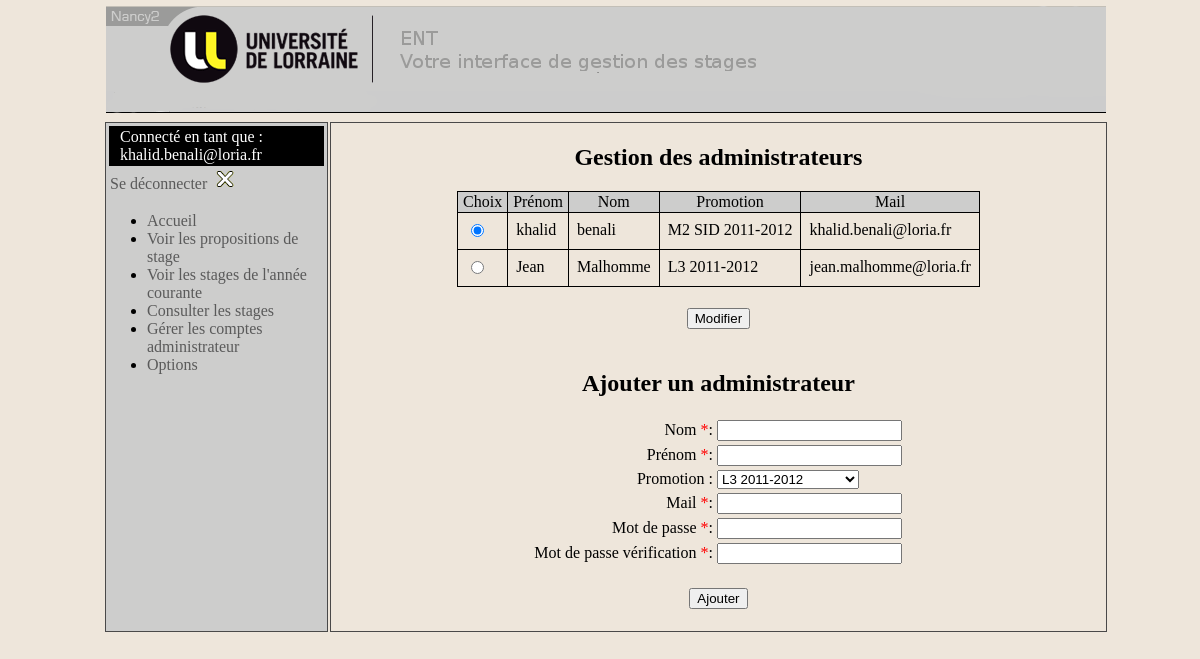
The app's page /?action=gererCompteAdmin (signed in) with its own data.
### tables this page shows
CREATE TABLE IF NOT EXISTS `utilisateur` (
  `idutilisateur` int(11) NOT NULL AUTO_INCREMENT,
  `idpromotion` int(11) NOT NULL,
  `mailutilisateur` varchar(50) DEFAULT NULL,
  `passwordutilisateur` varchar(50) DEFAULT NULL,
  `passwordutilisateurtmp` varchar(50) NOT NULL,
  `nomutilisateur` varchar(50) DEFAULT NULL,
  `prenomutilisateur` varchar(50) DEFAULT NULL,
  `numetudiant` varchar(50) DEFAULT NULL,
  `idConfirmationMail` varchar(100) NOT NULL,
  `admin` tinyint(1) DEFAULT NULL,
  PRIMARY KEY (`idutilisateur`),
  KEY `fk_utilisateurpromotion` (`idpromotion`)
);

### Pages/Controleur/ControleurResponsable.php (called while the page is built, shortened)
<?php
require_once RACINE_VUE . 'Afficheur.php';
require_once RACINE_VUE . 'VueMenuGauche.php';
require_once RACINE_VUE . 'VueCorps.php';
require_once 'BD.php';
    function afficherGererCompteAdmin(){
        $tabAdmin = BD::rechercheListeAdmin();
        $tabPromotion = BD::recherchePromotion();
        $corps = genererGererCompteAdmin($tabAdmin, $tabPromotion);
    }
?>

### Pages/Controleur/ControleurPrincipal.php (called while the page is built, shortened)
<?php
require_once RACINE_CONTROLEUR . 'ControleurResponsable.php';
call_action();
function verifierAutorisationAction($action) {
    if (isset($_SESSION['connecte'])) {
        if ($_SESSION['connecte'] == 1) {
            $utilisateur = $_SESSION['modeleUtilisateur'];
            if ($utilisateur->getAdmin()) {
                if ($action == "listePropositionStageResponsable") {
                    return $action;
                } else if ($action == "detailProp") {
                    return $action;
                }else if ($action == "validerProp") {
                    return $action;
                } else if($action == 'detailStage'){
                    return $action;
                }else if ($action == "editerStage") {
                    return $action;
                }else if ($action == "listeStageAnneeCourante") {
                    return $action;
                } else if ($action == "listeStages") {
                    return $action;
                } else if ($action == "gererCompteAdmin") {
                    return $action;
                } else if ($action == "accesDonneesEtudiants") {
                    return $action;
                } else if ($action == "pagePrincipale") {
                    return $action;
                } else if ($action == "connexion") {
                    return $action;
                } else if ($action == "deconnexion") {
                   return $action;
                } else if ($action == "ajouterAdmin") {
                   return $action;
                }else if ($action == "validerModifStage") {
                    return $action;
                }else if ($action == "modifierAdmin") {
                   return $action;
                }else if ($action == "modifierAdminEtape2") {
                   return $action;
                }else if ($action == "supprimerAdmin") {
                   return $action;
                }else if ($action == "option") {
                   return $action;
                }else if ($action == "gererPromotion") {
                   return $action;
                }else if ($action == "telechargement") {
                   return $action;
                }
                else {
                    return "pagePrincipale";
                }
            }
        }
    }
}
function call_action() {
    $action = '';
    if (!isset($_REQUEST['action'])) {
        $action = 'afficherAccueil';
    } else {
        $action = $_REQUEST['action'];
        $action = verifierAutorisationAction($action);
        switch ($action) {
            case 'gererCompteAdmin' :
                $action = 'afficherGererCompteAdmin';
                break;
        }
    }
    $action();
}
?>

### index.php (called while the page is built, shortened)
<?php
    require_once RACINE_CONTROLEUR.'ControleurPrincipal.php' ;
?>

### Pages/Modele/ModeleUtilisateur.php (called while the page is built, shortened)
    <?php
    class ModeleUtilisateur {
        private $id ;
        function __construct($id, $promotion, $numeroetudiant, $prenom, $nom, $mail, $admin, $idpromotion) {
            $this->id = $id;
        }
        public function getId() {
            return $this->id;
        }
    }
?>

### BD.php (called while the page is built, shortened)
<?php
require_once RACINE_MODELE . 'ModeleUtilisateur.php';
require_once RACINE_MODELE . 'ModelePromotion.php';
class BD {
    public static function recherchePromotion(){
        $tabPromo = NULL ;
        $requete = "SELECT idpromotion, nompromotion, accesentreprises FROM promotion ";
        $retour = mysql_query($requete) ;
        $i = 0 ;
        while ($tableau = mysql_fetch_array($retour)) {
            $tabPromo[$i] = new ModelePromotion($tableau['idpromotion'], $tableau['nompromotion'], $tableau['accesentreprises']);
            $i++;
        }
        return $tabPromo;
    }
    public static function rechercheListeAdmin(){
        $tabAdmin = NULL ;
        $requete = "SELECT idutilisateur, nompromotion, mailutilisateur, nomutilisateur, prenomutilisateur, admin
            FROM utilisateur, promotion
            WHERE utilisateur.idpromotion = promotion.idpromotion
            AND  admin='1'";
        $retour = mysql_query($requete) ;
        $i = 0 ;
        while ($tableau = mysql_fetch_array($retour)) {
            $tabAdmin[$i] = new ModeleUtilisateur($tableau['idutilisateur'], $tableau['nompromotion'], null, $tableau['prenomutilisateur'], $tableau['nomutilisateur'], $tableau['mailutilisateur'], $tableau['admin'], NULL);
            $i++;
        }
        return $tabAdmin;
    }
}
?>

### Pages/Modele/ModelePromotion.php (called while the page is built, shortened)
<?php
class ModelePromotion {
    private $idpromotion;
    private $nompromotion;
    function __construct($idpromotion, $nompromotion, $accesentreprises) {
        $this->idpromotion = $idpromotion;
        $this->nompromotion = $nompromotion;
    }
    public function getIdpromotion() {
        return $this->idpromotion;
    }
    public function getNompromotion() {
        return $this->nompromotion;
    }
}
?>

### Pages/Vue/VueCorps.php (the view, shortened to what this page needs)
<?php
function genererGererCompteAdmin($tabAdmin, $tabPromotion) {
    $corps = "<script src=\"" . RACINE . RACINE_SCRIPT . "VerifierFormAdmin.js\" type=\"text/javascript\"></script>";
    $corps .= "<td id = \"corps\">";
    $corps .= "<form name=\"formulaireModifierAdmin\" onsubmit=\"return verifierSelectionnerAdmin()\" method=\"post\" action=\"" . RACINE . "?action=modifierAdmin\">
                <h2>Gestion des administrateurs</h2>";
    if ($tabAdmin != null) {
        $corps .= "<table class=\"tab_prop_stage\"><tr>
                  <td class=\"entete_tab_prop_stage\"> Choix </td>
                  <td class=\"entete_tab_prop_stage\"> Pr&eacute;nom </td>
                  <td class=\"entete_tab_prop_stage\"> Nom </td>
                  <td class=\"entete_tab_prop_stage\"> Promotion </td>
                  <td class=\"entete_tab_prop_stage\"> Mail </td>
                  </tr>";
        $i = 0;
        foreach ($tabAdmin as $adminCourant) {
            $corps .= "<tr><td class=\"tableau\"> ";
            if ($i == 0) {
                $corps .= "<input type=\"radio\" name=\"idUtilisateur\" value=\"" . $adminCourant->getId() . "\" id=\"" . $adminCourant->getId() . "\" checked=\"checked\"/>";
            } else {
                $corps .= "<input type=\"radio\" name=\"idUtilisateur\" value=\"" . $adminCourant->getId() . "\" id=\"" . $adminCourant->getId() . "\" />";
            }
            $i++;
            $corps .= "</td><td class=\"tableau\">";
            $corps .= $adminCourant->getPrenom();
            $corps .= "</td><td class=\"tableau\">";
            $corps .= $adminCourant->getNom();
            $corps .= "</td><td class=\"tableau\">";
            $corps .= $adminCourant->getPromotion();
            $corps .= "</td><td class=\"tableau\">";
            $corps .= $adminCourant->getMail();
            $corps .= "</td></tr>";
        }
        $corps .= "</table>
            <table>
                <tr>
                    <td class=\"submit\">
                        <br/><input type=\"submit\" value=\"Modifier\" ><br/><br/>
                    </td>
                </tr>
            </table>
            </form>
                ";
        $corps .= "
            <h2>Ajouter un administrateur</h2>
            <form name=\"formulaire\" onsubmit=\"return verifierAjouterAdmin()\" method=\"post\" action=\"" . RACINE . "?action=ajouterAdmin\">
            <table class=\"form_ajout_new_company\">
            <tr>
                <td class=\"form_ajout_new_company_nom_champ\">
                    Nom <etoile>*</etoile>:
                </td>
                <td class=\"form_ajout_new_company_champ\">
                    <input type=text name=\"nom_admin\" id=\"nom_admin\">
                </td>
            </tr>
            <tr>
                <td class=\"form_ajout_new_company_nom_champ\">
                    Pr&eacute;nom <etoile>*</etoile>:
                </td>
                <td class=\"form_ajout_new_company_champ\">
                    <input type=text name=\"prenom_admin\" id=\"prenom_admin\">
                </td>
            </tr>
            <tr>
                <td class=\"form_ajout_new_company_nom_champ\">
                    Promotion :
                </td>
                <td class=\"form_ajout_new_company_champ\">
                    <select name=\"promotion\" id=\"promotion\">";
        foreach ($tabPromotion as $promoCourante) {
            $corps .= "<option value=\"" . $promoCourante->getIdpromotion() . "\">" . $promoCourante->getNompromotion() . "</option>";
        }
        $corps .= "</select>
                </td>
            </tr>
            <tr>
                <td class=\"form_ajout_new_company_nom_champ\">
                    Mail <etoile>*</etoile>:
                </td>
                <td class=\"form_ajout_new_company_champ\">
                    <input type=text name=\"mail_admin\" id=\"mail_admin\">
                </td>
            </tr>
            <tr>
                <td class=\"form_ajout_new_company_nom_champ\">
                    Mot de passe <etoile>*</etoile>:
                </td>
                <td class=\"form_ajout_new_company_champ\">
                    <input type=password name=\"mdp_admin\" id=\"mdp_admin\">
                </td>
            </tr>
            <tr>
                <td class=\"form_ajout_new_company_nom_champ\">
                    Mot de passe v&eacute;rification <etoile>*</etoile>:
                </td>
                <td class=\"form_ajout_new_company_champ\">
                    <input type=password name=\"mdp2_admin\" id=\"mdp2_admin\">
                </td>
            </tr>
            </table>
            <table>
                <tr>
                    <td class=\"submit\">
                        <br /><input type=\"submit\" value=\"Ajouter\"></form><br /><br />
                    </td>
                </tr>
            </table>";
        $corps .= "</td>
            </tr>
        </table>";
        return $corps;
    }
}
?>

### Styles/index.css (style rules this page uses)
body { margin: 0 auto 0 auto; width: 1000px; height: 100% ; background-color: #eee6db; }
h2 { text-align: center; color: black; }
#corps { padding-left: 10px; padding-right: 10px; border: 1px solid #494949; width: 820px; vertical-align: top; }
etoile { color: red; }

### Styles/site.css (style rules this page uses)
.submit { text-align: center; width: 840px; }
.tableau { border: 1px solid black; border-collapse: collapse; padding: 8px ; vertical-align: top; }
.tab_prop_stage { margin: 0 auto 0 auto; border-collapse: collapse; }
.entete_tab_prop_stage { background-color: #cdcdcc; border: 1px solid black; text-align: center; padding-left: 5px; padding-right: 5px; }
.form_ajout_new_company { margin: 0 auto 0 auto; width: 400px; }
.form_ajout_new_company_nom_champ { text-align: right; }
.form_ajout_new_company_champ { text-align: left; }

### records on screen
utilisateur: value "khalid benali M2 SID 2011-2012 khalid.benali@loria.fr"
utilisateur: value "Jean Malhomme L3 2011-2012 jean.malhomme@loria.fr"

### other values on screen
$_SESSION['login'] "khalid.benali@loria.fr"
form field promotion "L3 2011-2012"
